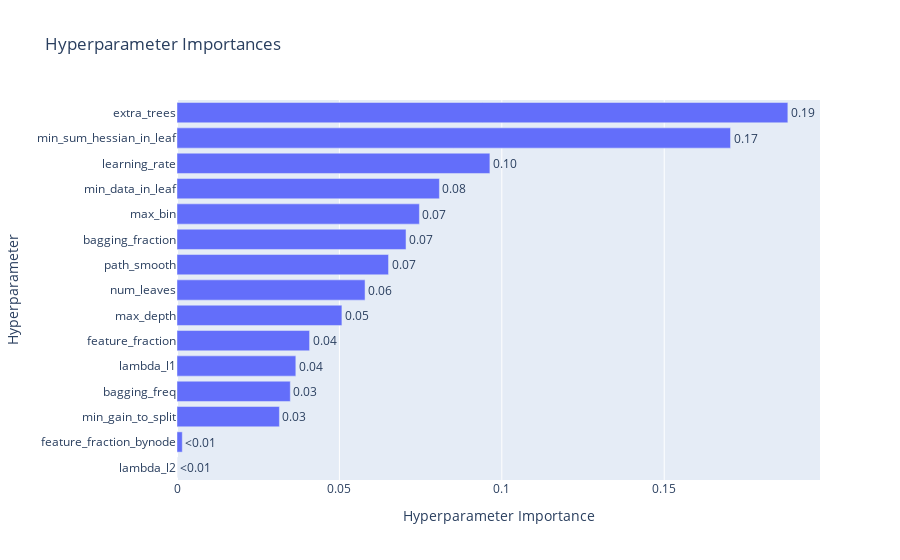
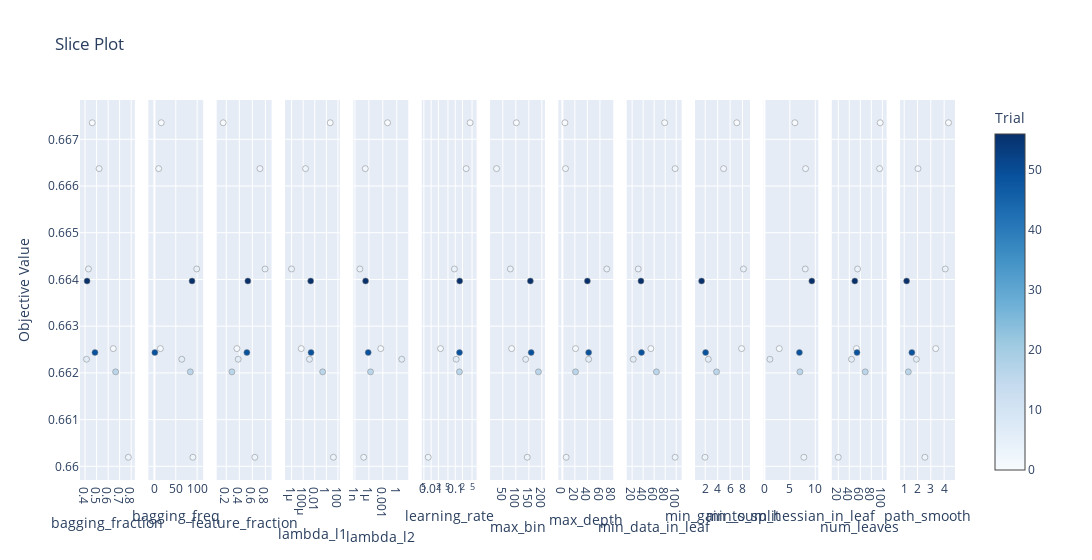

The notebook cell these images were saved under, in order:
### Code cell
memo = "add jockey_glicko2 poly, n_trials = 100"
model, df_pred = model_tuner_multi.multi_lightGBM(df5, feature_col3, memo=memo, n_trials=100, save_result=True, visualization=True)

### Figure 1 — Plotly figure (JSON) as saved in the notebook; plotly's stock layout.template omitted (floating-point values rounded to 4 significant figures)
{"data": [{"cliponaxis": false, "hovertemplate": ["lambda_l2 (FloatDistribution): 2.2736280558538736e-05<extra></extra>", "feature_fraction_bynode (FloatDistribution): 0.0016290263316720297<extra></extra>", "min_gain_to_split (FloatDistribution): 0.0315333943716763<extra></extra>", "bagging_freq (IntDistribution): 0.0348853041686555<extra></extra>", "lambda_l1 (FloatDistribution): 0.03658317324470967<extra></extra>", "feature_fraction (FloatDistribution): 0.04081359340085465<extra></extra>", "max_depth (IntDistribution): 0.05077038591280751<extra></extra>", "num_leaves (IntDistribution): 0.05789568030961618<extra></extra>", "path_smooth (FloatDistribution): 0.0651266834799235<extra></extra>", "bagging_fraction (FloatDistribution): 0.07051370897315508<extra></extra>", "max_bin (IntDistribution): 0.07462791023367568<extra></extra>", "min_data_in_leaf (IntDistribution): 0.08078493545160992<extra></extra>", "learning_rate (FloatDistribution): 0.09633082459797158<extra></extra>", "min_sum_hessian_in_leaf (FloatDistribution): 0.17041828048144944<extra></extra>", "extra_trees (CategoricalDistribution): 0.1880643627616645<extra></extra>"], "name": "Objective Value", "orientation": "h", "text": ["<0.01", "<0.01", "0.03", "0.03", "0.04", "0.04", "0.05", "0.06", "0.07", "0.07", "0.07", "0.08", "0.10", "0.17", "0.19"], "textposition": "outside", "type": "bar", "x": [2.274e-05, 0.001629, 0.03153, 0.03489, 0.03658, 0.04081, 0.05077, 0.0579, 0.06513, 0.07051, 0.07463, 0.08078, 0.09633, 0.1704, 0.1881], "y": ["lambda_l2", "feature_fraction_bynode", "min_gain_to_split", "bagging_freq", "lambda_l1", "feature_fraction", "max_depth", "num_leaves", "path_smooth", "bagging_fraction", "max_bin", "min_data_in_leaf", "learning_rate", "min_sum_hessian_in_leaf", "extra_trees"]}], "layout": {"title": {"text": "Hyperparameter Importances"}, "xaxis": {"title": {"text": "Hyperparameter Importance"}}, "yaxis": {"title": {"text": "Hyperparameter"}}}}

### Figure 2 — Plotly figure (JSON) as saved in the notebook; plotly's stock layout.template omitted (floating-point values rounded to 4 significant figures)
{"data": [{"marker": {"color": [0, 1, 2, 3, 4, 6, 16, 49, 56], "colorbar": {"title": {"text": "Trial"}, "x": 1, "xpad": 40}, "colorscale": [[0, "rgb(247,251,255)"], [0.125, "rgb(222,235,247)"], [0.25, "rgb(198,219,239)"], [0.375, "rgb(158,202,225)"], [0.5, "rgb(107,174,214)"], [0.625, "rgb(66,146,198)"], [0.75, "rgb(33,113,181)"], [0.875, "rgb(8,81,156)"], [1, "rgb(8,48,107)"]], "line": {"color": "Grey", "width": 0.5}, "showscale": true}, "mode": "markers", "name": "Feasible Trial", "showlegend": false, "type": "scatter", "x": [0.4624, 0.6447, 0.5218, 0.7758, 0.4298, 0.4126, 0.6651, 0.486, 0.4176], "xaxis": "x", "y": [0.6674, 0.6625, 0.6664, 0.6602, 0.6642, 0.6623, 0.662, 0.6624, 0.664], "yaxis": "y"}, {"marker": {"color": [0, 1, 2, 3, 4, 6, 16, 49, 56], "colorbar": {"title": {"text": "Trial"}, "x": 1, "xpad": 40}, "colorscale": [[0, "rgb(247,251,255)"], [0.125, "rgb(222,235,247)"], [0.25, "rgb(198,219,239)"], [0.375, "rgb(158,202,225)"], [0.5, "rgb(107,174,214)"], [0.625, "rgb(66,146,198)"], [0.75, "rgb(33,113,181)"], [0.875, "rgb(8,81,156)"], [1, "rgb(8,48,107)"]], "line": {"color": "Grey", "width": 0.5}, "showscale": false}, "mode": "markers", "name": "Feasible Trial", "showlegend": false, "type": "scatter", "x": [16, 14, 10, 90, 99, 64, 84, 1, 88], "xaxis": "x2", "y": [0.6674, 0.6625, 0.6664, 0.6602, 0.6642, 0.6623, 0.662, 0.6624, 0.664], "yaxis": "y2"}, {"marker": {"color": [0, 1, 2, 3, 4, 6, 16, 49, 56], "colorbar": {"title": {"text": "Trial"}, "x": 1, "xpad": 40}, "colorscale": [[0, "rgb(247,251,255)"], [0.125, "rgb(222,235,247)"], [0.25, "rgb(198,219,239)"], [0.375, "rgb(158,202,225)"], [0.5, "rgb(107,174,214)"], [0.625, "rgb(66,146,198)"], [0.75, "rgb(33,113,181)"], [0.875, "rgb(8,81,156)"], [1, "rgb(8,48,107)"]], "line": {"color": "Grey", "width": 0.5}, "showscale": false}, "mode": "markers", "name": "Feasible Trial", "showlegend": false, "type": "scatter", "x": [0.1523, 0.3629, 0.7158, 0.6381, 0.795, 0.3829, 0.2858, 0.516, 0.5308], "xaxis": "x3", "y": [0.6674, 0.6625, 0.6664, 0.6602, 0.6642, 0.6623, 0.662, 0.6624, 0.664], "yaxis": "y3"}, {"marker": {"color": [0, 1, 2, 3, 4, 6, 16, 49, 56], "colorbar": {"title": {"text": "Trial"}, "x": 1, "xpad": 40}, "colorscale": [[0, "rgb(247,251,255)"], [0.125, "rgb(222,235,247)"], [0.25, "rgb(198,219,239)"], [0.375, "rgb(158,202,225)"], [0.5, "rgb(107,174,214)"], [0.625, "rgb(66,146,198)"], [0.75, "rgb(33,113,181)"], [0.875, "rgb(8,81,156)"], [1, "rgb(8,48,107)"]], "line": {"color": "Grey", "width": 0.5}, "showscale": false}, "mode": "markers", "name": "Feasible Trial", "showlegend": false, "type": "scatter", "x": [4.589, 4.609e-05, 0.0002521, 16.55, 9.709e-07, 0.001218, 0.2304, 0.002271, 0.001963], "xaxis": "x4", "y": [0.6674, 0.6625, 0.6664, 0.6602, 0.6642, 0.6623, 0.662, 0.6624, 0.664], "yaxis": "y4"}, {"marker": {"color": [0, 1, 2, 3, 4, 6, 16, 49, 56], "colorbar": {"title": {"text": "Trial"}, "x": 1, "xpad": 40}, "colorscale": [[0, "rgb(247,251,255)"], [0.125, "rgb(222,235,247)"], [0.25, "rgb(198,219,239)"], [0.375, "rgb(158,202,225)"], [0.5, "rgb(107,174,214)"], [0.625, "rgb(66,146,198)"], [0.75, "rgb(33,113,181)"], [0.875, "rgb(8,81,156)"], [1, "rgb(8,48,107)"]], "line": {"color": "Grey", "width": 0.5}, "showscale": false}, "mode": "markers", "name": "Feasible Trial", "showlegend": false, "type": "scatter", "x": [0.01026, 0.0003637, 1.661e-07, 7.672e-08, 1.136e-08, 11.9, 2.227e-06, 7.118e-07, 1.919e-07], "xaxis": "x5", "y": [0.6674, 0.6625, 0.6664, 0.6602, 0.6642, 0.6623, 0.662, 0.6624, 0.664], "yaxis": "y5"}, {"marker": {"color": [0, 1, 2, 3, 4, 6, 16, 49, 56], "colorbar": {"title": {"text": "Trial"}, "x": 1, "xpad": 40}, "colorscale": [[0, "rgb(247,251,255)"], [0.125, "rgb(222,235,247)"], [0.25, "rgb(198,219,239)"], [0.375, "rgb(158,202,225)"], [0.5, "rgb(107,174,214)"], [0.625, "rgb(66,146,198)"], [0.75, "rgb(33,113,181)"], [0.875, "rgb(8,81,156)"], [1, "rgb(8,48,107)"]], "line": {"color": "Grey", "width": 0.5}, "showscale": false}, "mode": "markers", "name": "Feasible Trial", "showlegend": false, "type": "scatter", "x": [0.4147, 0.02443, 0.2846, 0.007552, 0.0928, 0.1094, 0.15, 0.1507, 0.1533], "xaxis": "x6", "y": [0.6674, 0.6625, 0.6664, 0.6602, 0.6642, 0.6623, 0.662, 0.6624, 0.664], "yaxis": "y6"}, {"marker": {"color": [0, 1, 2, 3, 4, 6, 16, 49, 56], "colorbar": {"title": {"text": "Trial"}, "x": 1, "xpad": 40}, "colorscale": [[0, "rgb(247,251,255)"], [0.125, "rgb(222,235,247)"], [0.25, "rgb(198,219,239)"], [0.375, "rgb(158,202,225)"], [0.5, "rgb(107,174,214)"], [0.625, "rgb(66,146,198)"], [0.75, "rgb(33,113,181)"], [0.875, "rgb(8,81,156)"], [1, "rgb(8,48,107)"]], "line": {"color": "Grey", "width": 0.5}, "showscale": false}, "mode": "markers", "name": "Feasible Trial", "showlegend": false, "type": "scatter", "x": [102, 84, 26, 144, 79, 138, 187, 159, 156], "xaxis": "x7", "y": [0.6674, 0.6625, 0.6664, 0.6602, 0.6642, 0.6623, 0.662, 0.6624, 0.664], "yaxis": "y7"}, {"marker": {"color": [0, 1, 2, 3, 4, 6, 16, 49, 56], "colorbar": {"title": {"text": "Trial"}, "x": 1, "xpad": 40}, "colorscale": [[0, "rgb(247,251,255)"], [0.125, "rgb(222,235,247)"], [0.25, "rgb(198,219,239)"], [0.375, "rgb(158,202,225)"], [0.5, "rgb(107,174,214)"], [0.625, "rgb(66,146,198)"], [0.75, "rgb(33,113,181)"], [0.875, "rgb(8,81,156)"], [1, "rgb(8,48,107)"]], "line": {"color": "Grey", "width": 0.5}, "showscale": false}, "mode": "markers", "name": "Feasible Trial", "showlegend": false, "type": "scatter", "x": [4, 21, 5, 6, 71, 42, 21, 42, 40], "xaxis": "x8", "y": [0.6674, 0.6625, 0.6664, 0.6602, 0.6642, 0.6623, 0.662, 0.6624, 0.664], "yaxis": "y8"}, {"marker": {"color": [0, 1, 2, 3, 4, 6, 16, 49, 56], "colorbar": {"title": {"text": "Trial"}, "x": 1, "xpad": 40}, "colorscale": [[0, "rgb(247,251,255)"], [0.125, "rgb(222,235,247)"], [0.25, "rgb(198,219,239)"], [0.375, "rgb(158,202,225)"], [0.5, "rgb(107,174,214)"], [0.625, "rgb(66,146,198)"], [0.75, "rgb(33,113,181)"], [0.875, "rgb(8,81,156)"], [1, "rgb(8,48,107)"]], "line": {"color": "Grey", "width": 0.5}, "showscale": false}, "mode": "markers", "name": "Feasible Trial", "showlegend": false, "type": "scatter", "x": [79, 54, 98, 98, 31, 22, 64, 37, 36], "xaxis": "x9", "y": [0.6674, 0.6625, 0.6664, 0.6602, 0.6642, 0.6623, 0.662, 0.6624, 0.664], "yaxis": "y9"}, {"marker": {"color": [0, 1, 2, 3, 4, 6, 16, 49, 56], "colorbar": {"title": {"text": "Trial"}, "x": 1, "xpad": 40}, "colorscale": [[0, "rgb(247,251,255)"], [0.125, "rgb(222,235,247)"], [0.25, "rgb(198,219,239)"], [0.375, "rgb(158,202,225)"], [0.5, "rgb(107,174,214)"], [0.625, "rgb(66,146,198)"], [0.75, "rgb(33,113,181)"], [0.875, "rgb(8,81,156)"], [1, "rgb(8,48,107)"]], "line": {"color": "Grey", "width": 0.5}, "showscale": false}, "mode": "markers", "name": "Feasible Trial", "showlegend": false, "type": "scatter", "x": [7.081, 7.852, 4.952, 1.96, 8.155, 2.493, 3.815, 2.058, 1.412], "xaxis": "x10", "y": [0.6674, 0.6625, 0.6664, 0.6602, 0.6642, 0.6623, 0.662, 0.6624, 0.664], "yaxis": "y10"}, {"marker": {"color": [0, 1, 2, 3, 4, 6, 16, 49, 56], "colorbar": {"title": {"text": "Trial"}, "x": 1, "xpad": 40}, "colorscale": [[0, "rgb(247,251,255)"], [0.125, "rgb(222,235,247)"], [0.25, "rgb(198,219,239)"], [0.375, "rgb(158,202,225)"], [0.5, "rgb(107,174,214)"], [0.625, "rgb(66,146,198)"], [0.75, "rgb(33,113,181)"], [0.875, "rgb(8,81,156)"], [1, "rgb(8,48,107)"]], "line": {"color": "Grey", "width": 0.5}, "showscale": false}, "mode": "markers", "name": "Feasible Trial", "showlegend": false, "type": "scatter", "x": [5.987, 2.912, 8.084, 7.751, 8.022, 1.079, 6.972, 6.875, 9.315], "xaxis": "x11", "y": [0.6674, 0.6625, 0.6664, 0.6602, 0.6642, 0.6623, 0.662, 0.6624, 0.664], "yaxis": "y11"}, {"marker": {"color": [0, 1, 2, 3, 4, 6, 16, 49, 56], "colorbar": {"title": {"text": "Trial"}, "x": 1, "xpad": 40}, "colorscale": [[0, "rgb(247,251,255)"], [0.125, "rgb(222,235,247)"], [0.25, "rgb(198,219,239)"], [0.375, "rgb(158,202,225)"], [0.5, "rgb(107,174,214)"], [0.625, "rgb(66,146,198)"], [0.75, "rgb(33,113,181)"], [0.875, "rgb(8,81,156)"], [1, "rgb(8,48,107)"]], "line": {"color": "Grey", "width": 0.5}, "showscale": false}, "mode": "markers", "name": "Feasible Trial", "showlegend": false, "type": "scatter", "x": [96, 53, 95, 20, 55, 44, 69, 54, 50], "xaxis": "x12", "y": [0.6674, 0.6625, 0.6664, 0.6602, 0.6642, 0.6623, 0.662, 0.6624, 0.664], "yaxis": "y12"}, {"marker": {"color": [0, 1, 2, 3, 4, 6, 16, 49, 56], "colorbar": {"title": {"text": "Trial"}, "x": 1, "xpad": 40}, "colorscale": [[0, "rgb(247,251,255)"], [0.125, "rgb(222,235,247)"], [0.25, "rgb(198,219,239)"], [0.375, "rgb(158,202,225)"], [0.5, "rgb(107,174,214)"], [0.625, "rgb(66,146,198)"], [0.75, "rgb(33,113,181)"], [0.875, "rgb(8,81,156)"], [1, "rgb(8,48,107)"]], "line": {"color": "Grey", "width": 0.5}, "showscale": false}, "mode": "markers", "name": "Feasible Trial", "showlegend": false, "type": "scatter", "x": [4.33, 3.37, 2.035, 2.555, 4.085, 1.915, 1.308, 1.575, 1.18], "xaxis": "x13", "y": [0.6674, 0.6625, 0.6664, 0.6602, 0.6642, 0.6623, 0.662, 0.6624, 0.664], "yaxis": "y13"}], "layout": {"title": {"text": "Slice Plot"}, "width": 3900, "xaxis": {"anchor": "y", "domain": [0, 0.06272], "title": {"text": "bagging_fraction"}}, "xaxis10": {"anchor": "y10", "domain": [0.703, 0.7657], "title": {"text": "min_gain_to_split"}}, "xaxis11": {"anchor": "y11", "domain": [0.7811, 0.8438], "title": {"text": "min_sum_hessian_in_leaf"}}, "xaxis12": {"anchor": "y12", "domain": [0.8592, 0.9219], "title": {"text": "num_leaves"}}, "xaxis13": {"anchor": "y13", "domain": [0.9373, 1.0], "title": {"text": "path_smooth"}}, "xaxis2": {"anchor": "y2", "domain": [0.07811, 0.1408], "title": {"text": "bagging_freq"}}, "xaxis3": {"anchor": "y3", "domain": [0.1562, 0.2189], "title": {"text": "feature_fraction"}}, "xaxis4": {"anchor": "y4", "domain": [0.2343, 0.297], "title": {"text": "lambda_l1"}, "type": "log"}, "xaxis5": {"anchor": "y5", "domain": [0.3124, 0.3751], "title": {"text": "lambda_l2"}, "type": "log"}, "xaxis6": {"anchor": "y6", "domain": [0.3905, 0.4533], "title": {"text": "learning_rate"}, "type": "log"}, "xaxis7": {"anchor": "y7", "domain": [0.4686, 0.5314], "title": {"text": "max_bin"}}, "xaxis8": {"anchor": "y8", "domain": [0.5467, 0.6095], "title": {"text": "max_depth"}}, "xaxis9": {"anchor": "y9", "domain": [0.6249, 0.6876], "title": {"text": "min_data_in_leaf"}}, "yaxis": {"anchor": "x", "domain": [0, 1], "title": {"text": "Objective Value"}}, "yaxis10": {"anchor": "x10", "domain": [0, 1], "matches": "y", "showticklabels": false}, "yaxis11": {"anchor": "x11", "domain": [0, 1], "matches": "y", "showticklabels": false}, "yaxis12": {"anchor": "x12", "domain": [0, 1], "matches": "y", "showticklabels": false}, "yaxis13": {"anchor": "x13", "domain": [0, 1], "matches": "y", "showticklabels": false}, "yaxis2": {"anchor": "x2", "domain": [0, 1], "matches": "y", "showticklabels": false}, "yaxis3": {"anchor": "x3", "domain": [0, 1], "matches": "y", "showticklabels": false}, "yaxis4": {"anchor": "x4", "domain": [0, 1], "matches": "y", "showticklabels": false}, "yaxis5": {"anchor": "x5", "domain": [0, 1], "matches": "y", "showticklabels": false}, "yaxis6": {"anchor": "x6", "domain": [0, 1], "matches": "y", "showticklabels": false}, "yaxis7": {"anchor": "x7", "domain": [0, 1], "matches": "y", "showticklabels": false}, "yaxis8": {"anchor": "x8", "domain": [0, 1], "matches": "y", "showticklabels": false}, "yaxis9": {"anchor": "x9", "domain": [0, 1], "matches": "y", "showticklabels": false}}}
